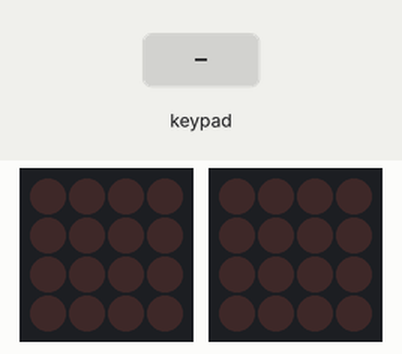
Recording of a sketch running on a simulated Arduino Uno, built with avr-gcc and run on an emulated ATmega328P. Shown: 2 × 4×4 LED matrix. The test bench sets the inputs (shaded band). What the sketch prints to the serial monitor is not drawn.

Above: at 4.4 s.
4.5 s: keypad keys 1 2 A pressed 0.4 s apart
At 6.0 s:
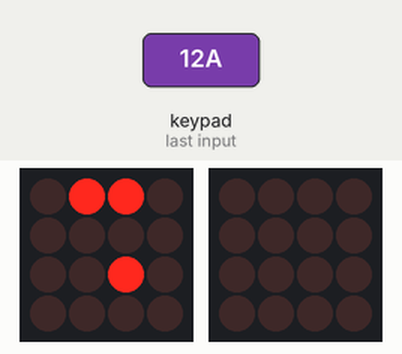
7.2 s: keypad keys 1 2 A pressed 0.4 s apart
At 8.5 s:
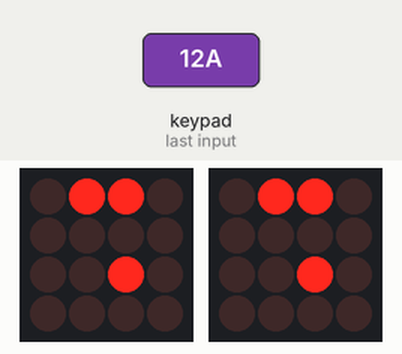
9.9 s: key '0' pressed
At 11.1 s:
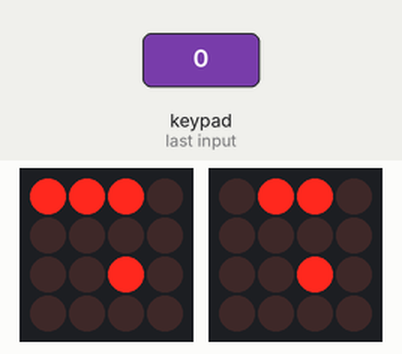
11.4 s: key '0' pressed
At 12.1 s:
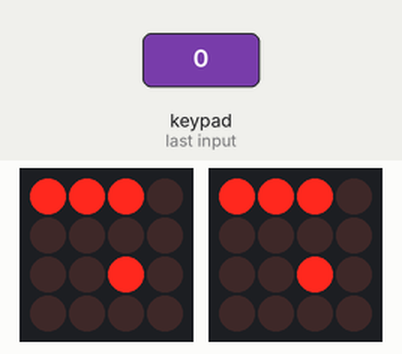
12.9 s: keypad keys 2 5 A pressed 0.4 s apart
At 14.2 s:
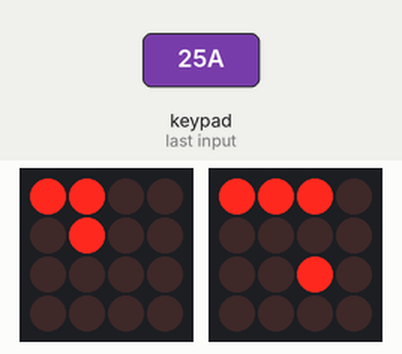
15.6 s: keypad keys 1 2 D pressed 0.4 s apart
At 16.7 s:
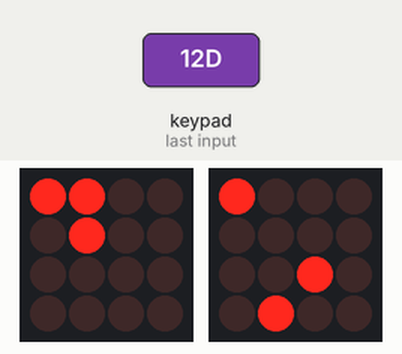

The sketch:

TrellisMidiAxolotiProgramChanger.ino
```cpp
//Trellis goes midi
//check here https://github.com/axoloti/axoloti/blob/master/firmware/midi.h
//for the softmidi
// Variables:
byte note = 0;            // The MIDI note value to be played
byte velocity = 0;
int MidiTX = 2;
int MidiRX = 3;
 //software serial

#include <Wire.h>
#include "Adafruit_Trellis.h"
int SCLpin = 5;
int SDApin = 6;

/***************************************************
  This example shows reading buttons and setting/clearing buttons in a loop
  "momentary" mode has the LED light up only when a button is pressed
  "latching" mode lets you turn the LED on/off when pressed

  Up to 8 matrices can be used but this example will show 4 or 1
 ****************************************************/

#define MOMENTARY 0
#define LATCHING 1
// set the mode here
#define MODE LATCHING


Adafruit_Trellis matrix0 = Adafruit_Trellis();
Adafruit_Trellis matrix1 = Adafruit_Trellis();

// Just one
//Adafruit_TrellisSet trellis =  Adafruit_TrellisSet(&matrix0);
// or use the below to select 4, up to 8 can be passed in
Adafruit_TrellisSet trellis =  Adafruit_TrellisSet(&matrix0, &matrix1);

// set to however many you're working with here, up to 8
#define NUMTRELLIS 2
#define numKeys (NUMTRELLIS * 16)

// Connect Trellis Vin to 5V and Ground to ground.
// Connect the INT wire to pin #A2 (can change later!)
#define INTPIN 5
// Connect I2C SDA pin to your Arduino SDA line
// Connect I2C SCL pin to your Arduino SCL line
// All Trellises share the SDA, SCL and INT pin!
// Even 8 tiles use only 3 wires max


void setup() {
  Serial.begin(115200,2,3);
//  Serial.println("Trellis Demo");
  Wire.beginOnPins(SCLpin, SDApin);
  // INT pin requires a pullup
  pinMode(INTPIN, INPUT);
  digitalWrite(INTPIN, HIGH);
  // begin() with the addresses of each panel in order
  // I find it easiest if the addresses are in order
//  trellis.begin(0x70);  // only one
   trellis.begin(0x70, 0x71);  // or four!

  // light up all the LEDs in order
  for (uint8_t i=0; i<numKeys; i++) {
    trellis.setLED(i);
    trellis.writeDisplay();
    delay(50);
  }
  // then turn them off
  for (uint8_t i=0; i<numKeys; i++) {
    trellis.clrLED(i);
    trellis.writeDisplay();
    delay(50);
  }
}


  void noteOn(byte channel, byte data1, byte data2) {
  //  plays a MIDI note.  Doesn't check to see that
  //  cmd is greater than 127, or that data values are  less than 127:
    Serial.write(0x90 & channel); //noteon = cmd = 0x90
    Serial.write(data1);
    Serial.write(data2);
  }

  void noteOff(byte channel, byte data1, byte data2) {
    // channel should be 0xX0 - 0xXf
  //  plays a MIDI note.  Doesn't check to see that
  //  cmd is greater than 127, or that data values are  less than 127:
    Serial.write(0x80 & channel); //noteon = cmd = 0x90
    Serial.write(data1);
    Serial.write(data2);
  }
  void midiCmd(byte cmd, byte data1, byte data2) {
  //  plays a MIDI note.  Doesn't check to see that
  //  cmd is greater than 127, or that data values are  less than 127:
    Serial.write(0x80); //noteon = cmd = 0x90
    Serial.write(data1);
    Serial.write(data2);
  }

  void CC(byte channel, byte data1, byte data2) {
//    Serial.write(0xb0 & channel); //CCmessage
    Serial.write(0xb3); //CCmessage
    Serial.write(data1);
    Serial.write(data2);
  }

void PC(byte channel, byte data1, byte data2) {
    Serial.write(0xc3); //CCmessage  (&channel does not give desired result)
    Serial.write(data1);
    Serial.write(data2);
  }


void loop() {
  delay(30); // 30ms delay is required, dont remove me!
  if (MODE == MOMENTARY) {
    // If a button was just pressed or released...
    if (trellis.readSwitches()) {
      // go through every button
      for (uint8_t i=0; i<numKeys; i++) {
	// if it was pressed, turn it on
	if (trellis.justPressed(i)) {
	  //Serial.print("v"); Serial.println(i);
	  trellis.setLED(i);
//          noteOn(0x01, i, 0xff);
          PC(0x01,i, 13);
	}
	// if it was released, turn it off
	if (trellis.justReleased(i)) {
	  //Serial.print("^"); Serial.println(i);
	  trellis.clrLED(i);
//          noteOff(0x01,i, 0x00);
//        CC(0x04,1,81);

	}
      }
      // tell the trellis to set the LEDs we requested
      trellis.writeDisplay();
    }
  }

if (MODE == LATCHING) {
    // If a button was just pressed or released...
    if (trellis.readSwitches()) {
      // go through every button
      for (uint8_t i=0; i<numKeys; i++) {
        // if it was pressed...
	if (trellis.justPressed(i)) {
	  //Serial.print("v"); Serial.println(i);
	  // Alternate the LED
	  if (trellis.isLED(i)){
	    trellis.clrLED(i);
//            noteOff(0x01  ,i, 0);
//            CC(0x01, i, 0);
//            PC(0x01,i);

          }else{
	    trellis.setLED(i);
  //          noteOn(0x01, i, 127);
//            CC(0x01, i, 127);
            PC(0x01,i, 13);
            }
        }
      }
      // tell the trellis to set the LEDs we requested
      trellis.writeDisplay();
    }
  }

}
```

Measured:
- after the input at 4.5 s, the display: first changes at once (image 1 shows a later state)
- after the input at 7.2 s, the display: first changes at once (image 2 shows a later state)
- after the input at 9.9 s, the display: changes at once (image 3)
- after the input at 11.4 s, the display: changes at once (image 4)
- after the input at 12.9 s, the display: first changes at once (image 5 shows a later state)
- after the input at 15.6 s, the display: first changes at once (image 6 shows a later state)
